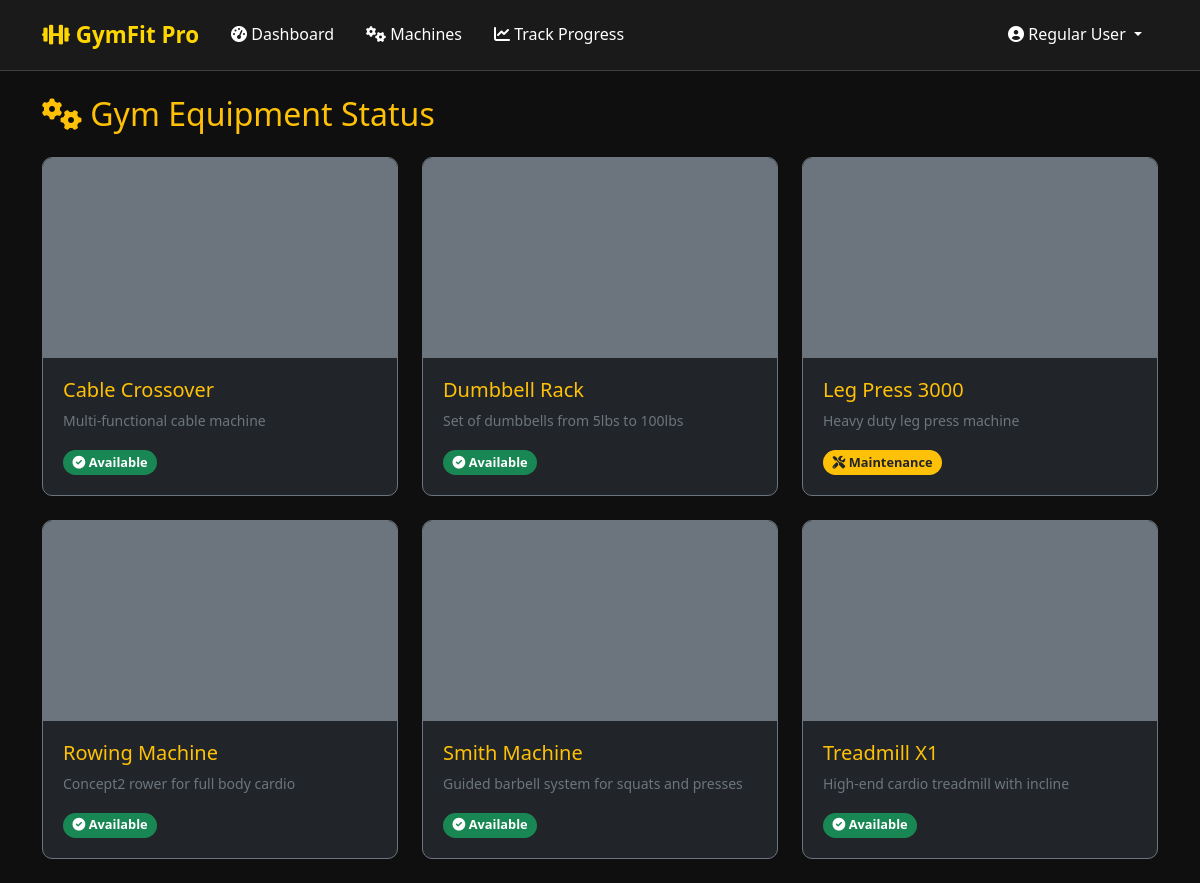
The app's page /user/machines.php (signed in) with its own data.
### tables this page shows
CREATE TABLE IF NOT EXISTS machines (
    id INT AUTO_INCREMENT PRIMARY KEY,
    name VARCHAR(100) NOT NULL,
    description TEXT,
    photo VARCHAR(255),
    status ENUM('active','maintenance','inactive') DEFAULT 'active',
    created_at TIMESTAMP DEFAULT CURRENT_TIMESTAMP,
    updated_at TIMESTAMP DEFAULT CURRENT_TIMESTAMP ON UPDATE CURRENT_TIMESTAMP
);

### includes/auth.php (called while the page is built, shortened)
<?php
function getUserName() {
    return $_SESSION['first_name'] . ' ' . $_SESSION['last_name'];
}

### includes/Machine.php (called while the page is built, shortened)
<?php
class Machine {
    private $conn;
    private $table_name = "machines";
    public function __construct($db) {
        $this->conn = $db;
    }
    public function getAllMachines() {
        $query = "SELECT * FROM {$this->table_name} ORDER BY name ASC";
        $stmt = $this->conn->prepare($query);
        $stmt->execute();
        return $stmt->fetchAll(PDO::FETCH_ASSOC);
    }
}
?>

### user/machines.php (the view, shortened to what this page needs)
<?php
require_once '../includes/auth.php';
require_once '../includes/Machine.php';
$database = new Database();
$db = $database->getConnection();
$machine = new Machine($db);
$machines = $machine->getAllMachines();
?>
<!DOCTYPE html>
<html lang="en">
<head>
    <link href="https://cdn.jsdelivr.net/npm/bootstrap@5.1.3/dist/css/bootstrap.min.css" rel="stylesheet">
    <link href="https://cdnjs.cloudflare.com/ajax/libs/font-awesome/6.0.0/css/all.min.css" rel="stylesheet">
    <link href="../assets/css/style.css" rel="stylesheet">
</head>
<body>
    <nav class="navbar navbar-expand-lg navbar-dark">
        <div class="container">
            <a class="navbar-brand" href="dashboard.php">
                <i class="fas fa-dumbbell"></i> GymFit Pro
            </a>
            <div class="collapse navbar-collapse">
                <ul class="navbar-nav me-auto">
                    <li class="nav-item">
                        <a class="nav-link" href="dashboard.php">
                            <i class="fas fa-tachometer-alt"></i> Dashboard
                        </a>
                    </li>
                    <li class="nav-item">
                        <a class="nav-link active" href="machines.php">
                            <i class="fas fa-cogs"></i> Machines
                        </a>
                    </li>
                    <li class="nav-item">
                        <a class="nav-link" href="progress.php">
                            <i class="fas fa-chart-line"></i> Track Progress
                        </a>
                    </li>
                </ul>
                <ul class="navbar-nav">
                    <li class="nav-item dropdown">
                        <a class="nav-link dropdown-toggle" href="#" id="navbarDropdown" role="button" data-bs-toggle="dropdown">
                            <i class="fas fa-user-circle"></i> <?php echo getUserName(); ?>
                        </a>
                    </li>
                </ul>
            </div>
        </div>
    </nav>
    <div class="container mt-4">
        <h2 class="mb-4 text-warning"><i class="fas fa-cogs"></i> Gym Equipment Status</h2>
        <div class="row">
            <?php foreach ($machines as $m): ?>
                <div class="col-md-4 mb-4 fade-in">
                    <div class="card h-100 bg-dark text-white border-secondary">
                        <?php if(!empty($m['photo'])): ?>
                            <img src="../uploads/<?php echo $m['photo']; ?>" class="card-img-top" alt="<?php echo $m['name']; ?>" style="height: 200px; object-fit: cover;">
                        <?php else: ?>
                            <div class="bg-secondary text-center py-5" style="height: 200px;">
                                <i class="fas fa-dumbbell fa-3x text-muted"></i>
                            </div>
                        <?php endif; ?>
                        <div class="card-body">
                            <h5 class="card-title text-warning">
                                <?php echo $m['name']; ?>
                            </h5>
                            <p class="card-text text-muted small">
                                <?php echo $m['description']; ?>
                            </p>
                            <div class="mt-3">
                                <?php if ($m['status'] == 'active'): ?>
                                    <span class="badge bg-success"><i class="fas fa-check-circle"></i> Available</span>
                                <?php elseif ($m['status'] == 'maintenance'): ?>
                                    <span class="badge bg-warning text-dark"><i class="fas fa-tools"></i> Maintenance</span>
                                <?php else: ?>
                                    <span class="badge bg-danger"><i class="fas fa-times-circle"></i> Inactive</span>
                                <?php endif; ?>
                            </div>
                        </div>
                    </div>
                </div>
            <?php endforeach; ?>
        </div>
    </div>
</body>
</html>

### assets/css/style.css (style rules this page uses)
:root { --primary-orange: #ff6b35; --secondary-orange: #ff8c42; --dark-orange: #e55a2b; --gold: #ffd700; --dark-gold: #b8860b; --dark-bg: #1a1a1a; --darker-bg: #0f0f0f; --card-bg: #2d2d2d; --text-light: #ffffff; --text-muted: #cccccc; --border-color: #404040; --success: #28a745; --warning: #ffc107; --danger: #dc3545; --info: #17a2b8; }
* { margin: 0; padding: 0; box-sizing: border-box; }
body { font-family: 'Segoe UI', Tahoma, Geneva, Verdana, sans-serif; background: var(--darker-bg); color: var(--text-light); min-height: 100vh; line-height: 1.6; }
.navbar { background: var(--dark-bg); border-bottom: 1px solid var(--border-color); box-shadow: none; padding: 0.75rem 0; }
.navbar-brand { font-size: 1.4rem; font-weight: 700; color: var(--gold) !important; }
.navbar-nav .nav-link { color: var(--text-light) !important; font-weight: 500; margin: 0 0.5rem; transition: color 0.2s ease; }
.card { background: var(--card-bg); border: 1px solid var(--border-color); border-radius: 10px; box-shadow: none; transition: border-color 0.2s ease, background-color 0.2s ease; overflow: hidden; }
.card-body { padding: 1.25rem; }
.badge { padding: 0.35rem 0.6rem; border-radius: 999px; font-weight: 600; text-transform: none; letter-spacing: 0; font-size: 0.8rem; }
.fade-in { animation: fadeIn 0.6s ease-out forwards; }

### records on screen
machines: name "Cable Crossover", description "Multi-functional cable machine", status "active" (drawn)
machines: name "Dumbbell Rack", description "Set of dumbbells from 5lbs to 100lbs", status "active" (drawn)
machines: name "Leg Press 3000", description "Heavy duty leg press machine", status "maintenance" (drawn)
machines: name "Rowing Machine", description "Concept2 rower for full body cardio", status "active" (drawn)
machines: name "Smith Machine", description "Guided barbell system for squats and presses", status "active" (drawn)
machines: name "Treadmill X1", description "High-end cardio treadmill with incline", status "active" (drawn)

### other values on screen
getUserName() "Regular User"
